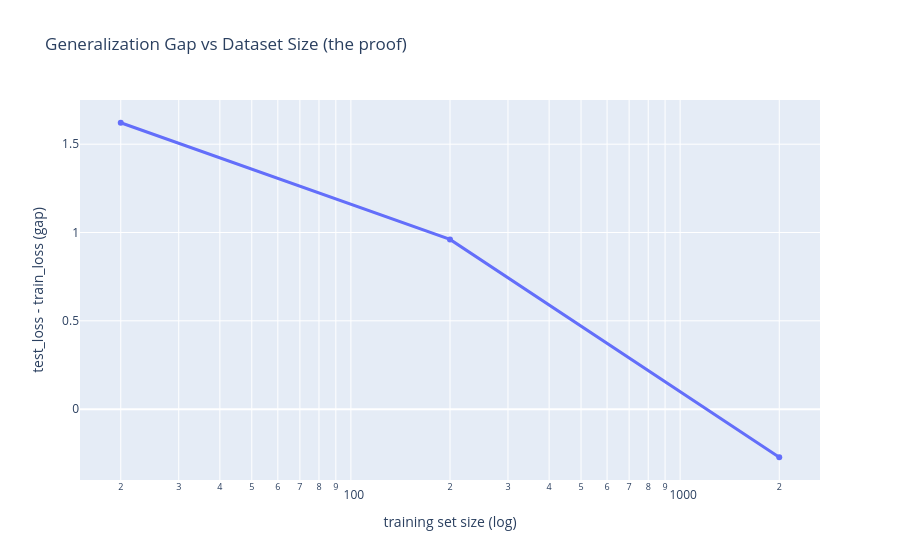

Write notebook code for a chart like this one.
### Code cell
# --- PROOF plot 1: generalization gap vs dataset size (the headline) ---
ns   = [r["n"] for r in results]
gaps = [r["gap"] for r in results]

fig = px.line(x=ns, y=gaps, markers=True, log_x=True,
              title="Generalization Gap vs Dataset Size (the proof)",
              labels={"x": "training set size (log)", "y": "test_loss - train_loss (gap)"})
fig.update_traces(line=dict(width=3))
fig.show()

### Figure 1 — Plotly figure (JSON) as saved in the notebook; plotly's stock layout.template omitted (floating-point values rounded to 4 significant figures)
{"data": [{"hovertemplate": "training set size (log)=%{x}<br>test_loss - train_loss (gap)=%{y}<extra></extra>", "legendgroup": "", "line": {"color": "#636efa", "dash": "solid", "width": 3}, "marker": {"symbol": "circle"}, "mode": "lines+markers", "name": "", "orientation": "v", "showlegend": false, "type": "scatter", "x": [20, 200, 2000], "xaxis": "x", "y": [1.621, 0.9606, -0.2724], "yaxis": "y"}], "layout": {"legend": {"tracegroupgap": 0}, "title": {"text": "Generalization Gap vs Dataset Size (the proof)"}, "xaxis": {"anchor": "y", "domain": [0, 1], "title": {"text": "training set size (log)"}, "type": "log"}, "yaxis": {"anchor": "x", "domain": [0, 1], "title": {"text": "test_loss - train_loss (gap)"}}}}
